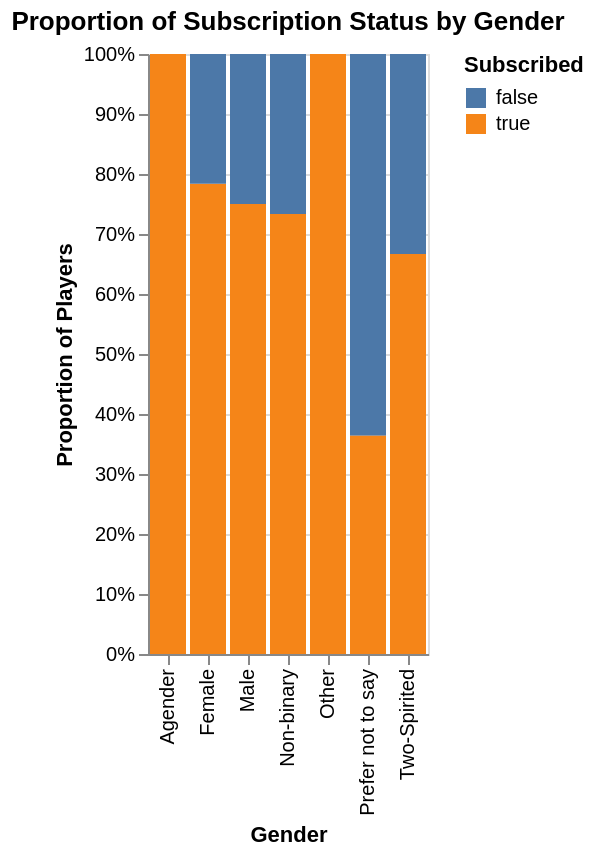

Source (notebook cell):
### Markdown cell above
We can see that veteran is less possible to subscribe compare with other experience level player.

And here is the proportion of subscription for different

### Code cell
chart = (
    alt.Chart(players)
    .mark_bar()
    .encode(
        x=alt.X('gender:N', title='Gender'),
        y=alt.Y('count()', stack='normalize', title='Proportion of Players'),
        color=alt.Color('subscribe:N', title='Subscribed'),  
    )
    .properties(
        title='Proportion of Subscription Status by Gender'
    )
)
chart

### Figure 1 — Vega-Lite specification as saved in the notebook (floating-point values rounded to 4 significant figures; data arrays with more than 128 entries replaced by an {"elided": "..."} marker saying what was removed)
{"config": {"view": {"continuousWidth": 300, "continuousHeight": 300}}, "data": {"name": "data-094ab745fb9f06385dd7feabadc0ec26"}, "mark": {"type": "bar"}, "encoding": {"color": {"field": "subscribe", "title": "Subscribed", "type": "nominal"}, "x": {"field": "gender", "title": "Gender", "type": "nominal"}, "y": {"aggregate": "count", "stack": "normalize", "title": "Proportion of Players", "type": "quantitative"}}, "title": "Proportion of Subscription Status by Gender", "$schema": "https://vega.github.io/schema/vega-lite/v5.20.1.json", "datasets": {"data-094ab745fb9f06385dd7feabadc0ec26": {"elided": "196 records"}}}
